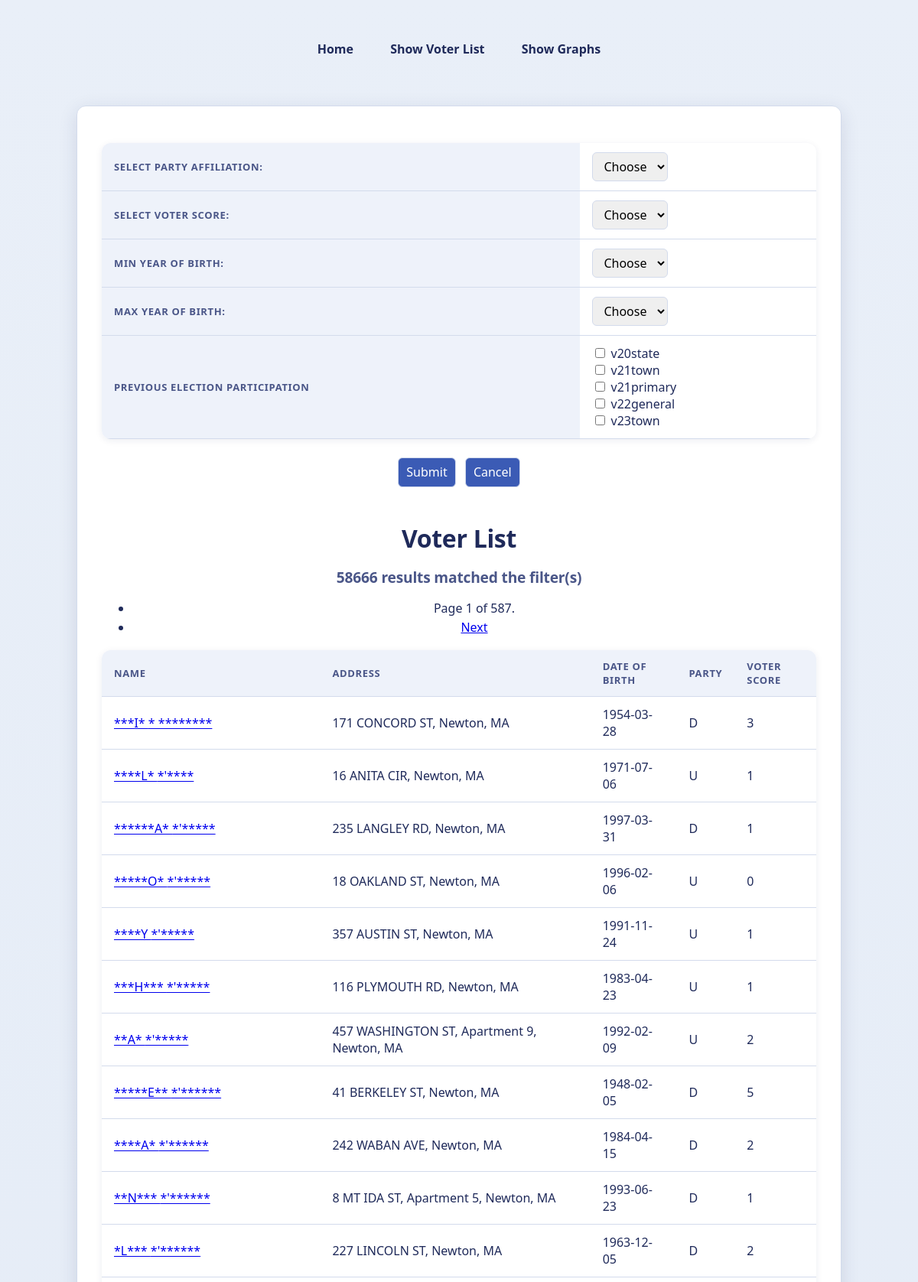
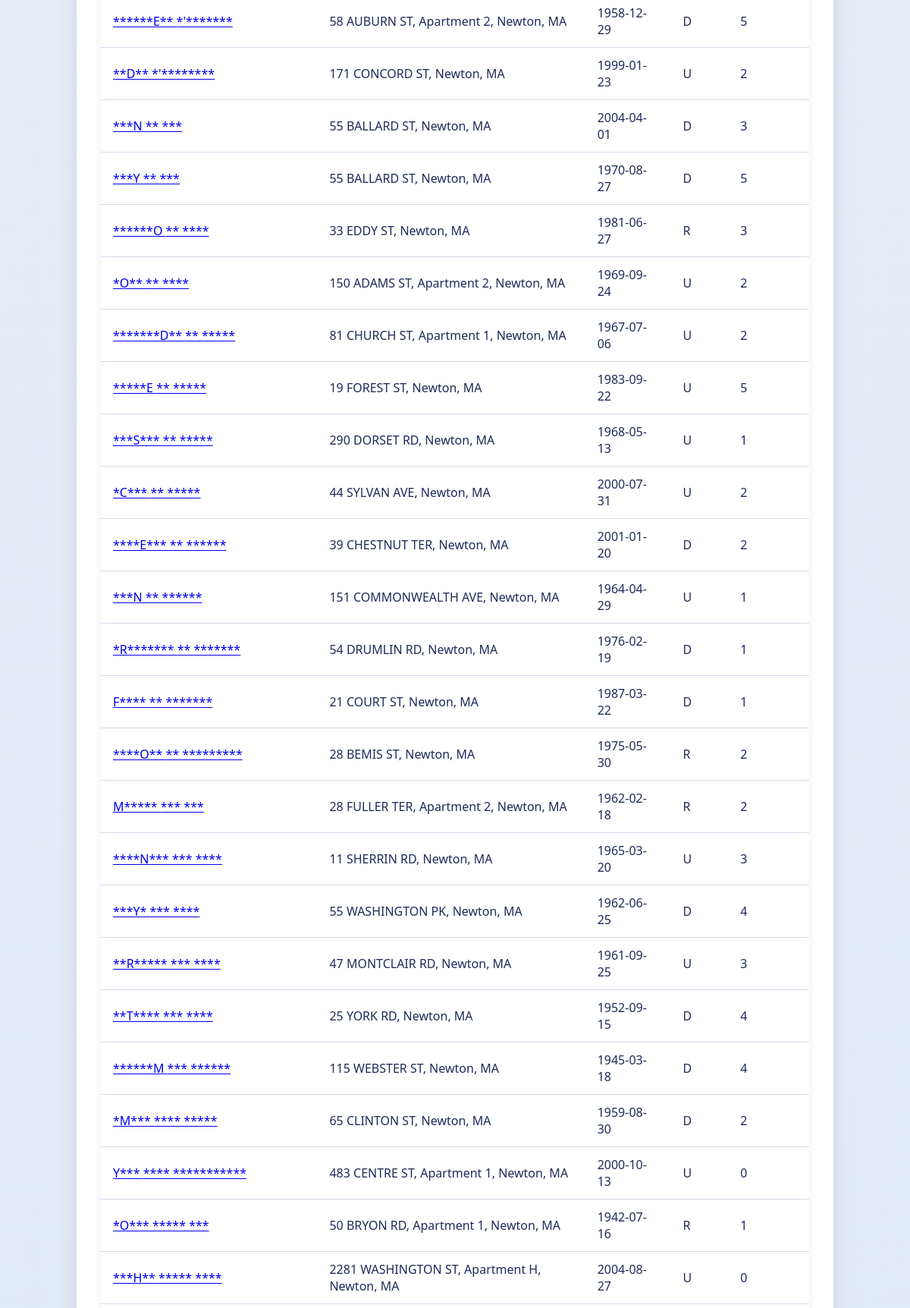
Screenshot of /voter_analytics/ (upper part) with the database file from the repository (2 pictures, top to bottom).
### voter_analytics/models.py (models this page shows, shortened)
class Voter(models.Model):
    first_name = models.TextField()
    last_name = models.TextField()
    street_number = models.IntegerField()
    street_name = models.TextField()
    apartment_number = models.CharField(max_length=10)
    zip_code = models.IntegerField()
    date_of_birth = models.TextField()
    date_of_registration = models.TextField()
    party_affiliation = models.CharField(max_length=2)
    precinct_number = models.IntegerField()
    v20state = models.BooleanField()
    v21town = models.BooleanField()
    v21primary = models.BooleanField()
    v22general = models.BooleanField()
    v23town = models.BooleanField()
    voter_score = models.IntegerField()

### voter_analytics/views.py (the view)
# urls.py: path('', views.VoterListView.as_view(), name='voters'),
class VoterListView(ListView):
    model = Voter
    template_name = 'voter_analytics/voter_list_results.html'
    context_object_name = 'voters'
    paginate_by = 100
    def get_queryset(self):
        return filtered_voters(self.request)
    def get_context_data(self, **kwargs):
        context = super().get_context_data(**kwargs)
        query_string = self.request.GET.copy()
        query_string.pop('page', None)
        context['query_string'] = query_string.urlencode()
        context['parties'] = (
            Voter.objects.values_list('party_affiliation', flat=True)
            .distinct()
            .order_by('party_affiliation')
        )
        context['years'] = range(1913, 2024)
        context['scores'] = range(6)
        context['form_action'] = 'voters'
        return context

### voter_analytics/views.py (called while the page is built)
def filtered_voters(request):
    voters = Voter.objects.all().order_by('last_name', 'first_name')
    party = request.GET.get('party')
    voter_score = request.GET.get('voter_score')
    min_year = request.GET.get('min_year')
    max_year = request.GET.get('max_year')
    if party:
        voters = voters.filter(party_affiliation=party)
    if voter_score:
        voters = voters.filter(voter_score=voter_score)
    if min_year:
        voters = voters.filter(date_of_birth__gte=f'{min_year}-01-01')
    if max_year:
        voters = voters.filter(
            date_of_birth__lt=f'{int(max_year) + 1}-01-01'
        )
    for field in ('v20state', 'v21town', 'v21primary', 'v22general', 'v23town'):
        if request.GET.get(field):
            voters = voters.filter(**{field: True})
    return voters

### voter_analytics/templates/voter_analytics/voter_list_results.html (shortened to what this page needs)
{% extends 'voter_analytics/base.html' %}
{% block content %}
<div class="container">
    {% include "voter_analytics/search.html" %}
    <h1>Voter List</h1>
    <h3>{{ page_obj.paginator.count }} results matched the filter(s)</h3>
    <div class="row">
        {% if is_paginated %}
        <ul class="pagination">
                <li class="">
                    <span>Page {{ page_obj.number }} of {{ page_obj.paginator.num_pages }}.</span>
                </li>
            {% if page_obj.has_next %}
                <li>
                    <span>
                        <a href="?{{ query_string }}{% if query_string %}&{% endif %}page={{ page_obj.next_page_number }}">
                            Next
                        </a>
                    </span>
                </li>
            {% endif %}
            </ul>
        {% endif %}
    </div>
    <div class="row">
        <table>
            <tr>
                <th>Name</th>
                <th>Address</th>
                <th>Date of Birth</th>
                <th>Party</th>
                <th>Voter Score</th>
            </tr>
            {% for voter in voters %}
            <tr>
                <td>
                    <a href="{% url 'voter' voter.pk %}">
                        {{ voter.first_name }} {{ voter.last_name }}
                    </a>
                </td>
                <td>
                    {{voter.street_number}} {{voter.street_name}},
                    {% if voter.apartment_number %}
                        Apartment {{voter.apartment_number}},
                    {% endif %}
                    Newton, MA
                </td>
                <td>{{voter.date_of_birth}}</td>
                <td>{{voter.party_affiliation}}</td>
                <td>{{voter.voter_score}}</td>
            </tr>
            {% endfor %}
        </table>
    </div>
</div>
{% endblock %}

### static/voter_analytics.css (style rules this page uses)
:root { --ink: #1f2a5a; --ink-soft: #4a5688; --accent: #3b5bb5; --surface: #ffffff; --surface-alt: #eef2fa; --border: #d3dbec; --page: #dbe5f3; --font: "Trebuchet MS", "Segoe UI", system-ui, -apple-system, "Helvetica Neue", Arial, sans-serif; --radius: 12px; --shadow: 0 6px 24px rgba(31, 42, 90, 0.12); }
body { margin: 0; padding: 0 16px 48px; background: linear-gradient(180deg, #e9eff8 0%, var(--page) 100%); background-attachment: fixed; color: var(--ink); font-family: var(--font); font-size: 16px; line-height: 1.6; -webkit-font-smoothing: antialiased; }
h1, h2, h3, footer, header, p { font-family: var(--font); color: var(--ink); }
h1, h2, h3 { line-height: 1.25; letter-spacing: -0.01em; font-weight: 700; }
h1 { font-size: 2rem; margin: 1.2em 0 0.5em; }
h3 { font-size: 1.2rem; margin: 1em 0 0.4em; color: var(--ink-soft); }
.container { box-sizing: border-box; width: 100%; max-width: 1000px; margin: 24px auto; padding: 32px; background-color: var(--surface); border: 1px solid var(--border); border-radius: var(--radius); box-shadow: var(--shadow); color: var(--ink); font-family: var(--font); text-align: center; }
table { width: 100%; max-width: 1000px; margin: 16px auto; overflow: hidden; background-color: var(--surface); border-collapse: collapse; border-radius: var(--radius); box-shadow: 0 2px 10px rgba(31, 42, 90, 0.08); }
td, th { padding: 12px 16px; border-bottom: 1px solid var(--border); color: var(--ink); font-family: var(--font); text-align: left; vertical-align: middle; }
th { background-color: var(--surface-alt); color: var(--ink-soft); font-size: 0.8125rem; font-weight: 700; letter-spacing: 0.05em; text-transform: uppercase; }

### rows the page displays
Voter: first_name "*****E", last_name "** *****", street_number "19", street_name "FOREST ST", date_of_birth "1983-09-22", party_affiliation "U", voter_score "5"

### other values shown
{{ page_obj.paginator.count }} "58666"
{{ page_obj.number }} "1"
{{ page_obj.paginator.num_pages }} "587"
